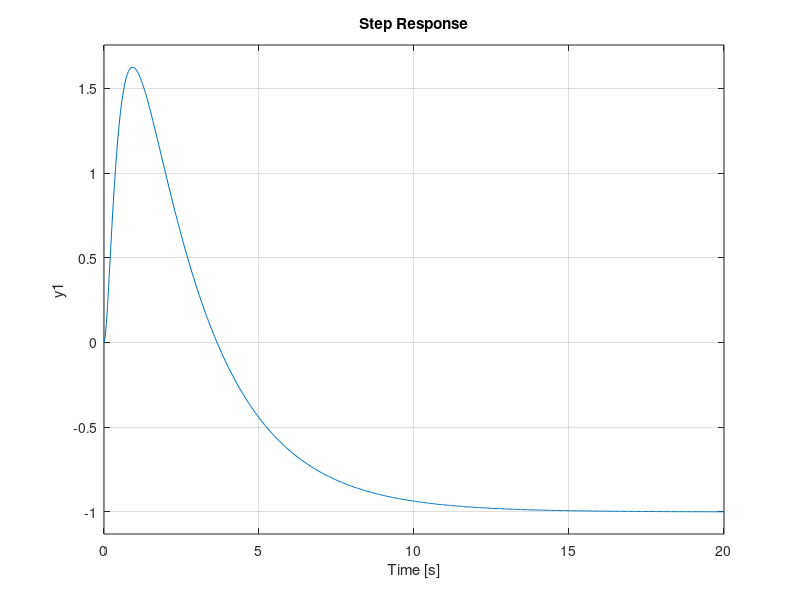

The MATLAB source for this figure:
close all; clear all; history -c; clc;
pkg load control;

s = tf("s");
G3 = (50*s - 8)/(s^3 + 11*s^2 + 23*s + 8);

% Enciso 1:
PolosG3 = pole(G3)

% Enciso 2:
pzmap(G3)

% Enciso 3:
if all(real(PolosG3)<0)
  disp("El Sistema es Estable");
else
  disp("El Sistema es Inestable");
end

% Enciso 4:
step(G3)
